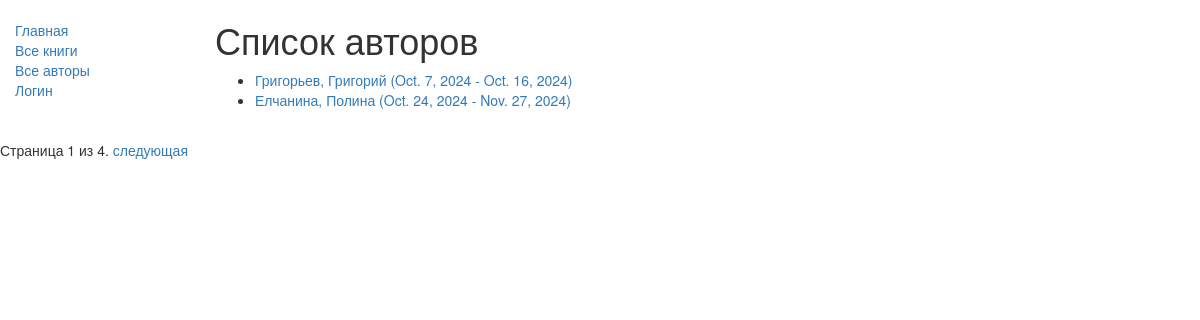
The app's page /catalog/authors/, older data.
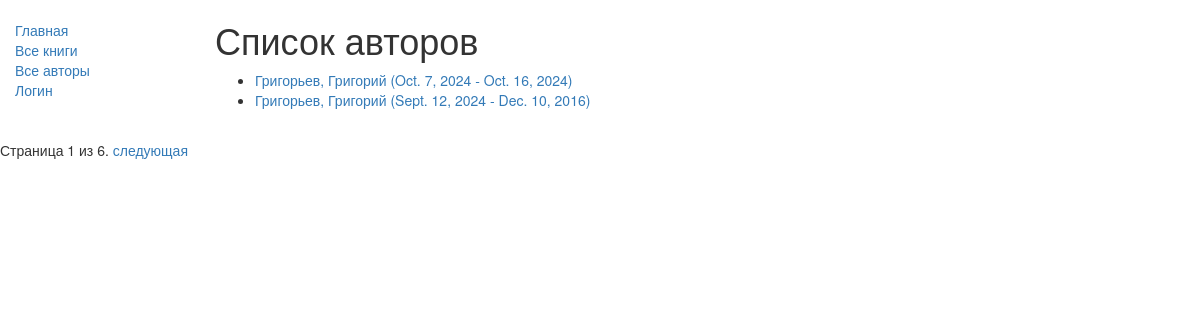
The same page, newer data.
### catalog/models.py (models this page shows, shortened)
class Author(models.Model):
    first_name = models.CharField(max_length=100)
    last_name = models.CharField(max_length=100)
    date_of_birth = models.DateField(null=True, blank=True)
    date_of_death = models.DateField('Died', null=True, blank=True)
    def get_absolute_url(self):
        return reverse('author-detail', args=[str(self.id)])
    def __str__(self):
        return '%s, %s' % (self.last_name, self.first_name)
    class Meta:
        ordering = ['last_name']

### catalog/views.py (the view)
# urls.py: path('authors/', views.AuthorListView.as_view(), name='authors'),
class AuthorListView(generic.ListView):
    model = Author
    paginate_by = 2 #разбивка на страницы

### catalog/templates/catalog/author_list.html
{% extends "base_generic.html" %}
{% block content %}
<h1>Список авторов</h1>
{% if author_list %}
  <ul>
  {% for author in author_list %}
    <li>
      <a href="{{ author.get_absolute_url }}">
      {{ author }} ({{author.date_of_birth}} - {% if author.date_of_death %}{{author.date_of_death}}{% endif %})
      </a>
    </li>
  {% endfor %}
 </ul>
{% else %}
  <p>Доступных авторов нет.</p>
{% endif %}
{% endblock %}

Row changes from the older to the newer data that the page shows:
no longer on this page (row unchanged): Author: last_name+first_name "Елчанина, Полина", date_of_birth "Oct. 24, 2024", date_of_death "Nov. 27, 2024"
added Author: last_name+first_name "Григорьев, Григорий", date_of_birth "Sept. 12, 2024", date_of_death "Dec. 10, 2016"
Text that changed along with them:
{{ page_obj.paginator.num_pages }}: "4" → "6"
